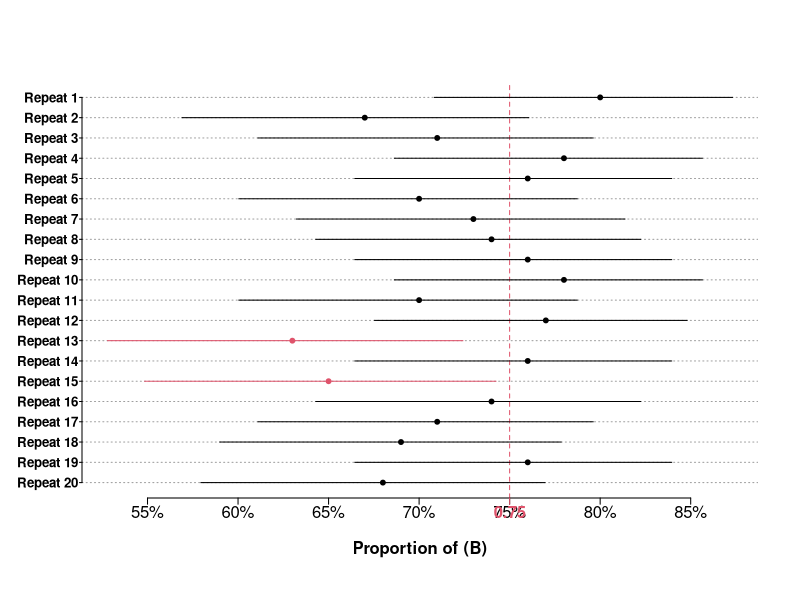

The R source for this figure:
CI.bi = function(n, p, n.sim, ylabel = FALSE){
  
  fun = function(){
    x = rbinom(1, n, p)
   pe = x/n
   CI = binom.test(x, n, p)[[4]]
   c(CI[1], CI[2], pe)
  }
  
    sim = t(replicate(n.sim, fun()))
capture = sim[ ,1] <= p & p <= sim[ ,2]
  
  par(mgp = c(2, .2, 0), tck = -.015)
  plot(sim[, 1:2], rep(1:n.sim, 2), ty = "n", ylab = NA, yaxt = "n", xaxt = "n", xlab = "Proportion of (B)", font.lab = 2, bty = "n")
  
  abline(h = 1:n.sim, col = 8, lty = 3)
  abline(v = p, lty = 2, col = 2)
  segments(sim[ ,1], 1:n.sim, sim[ ,2], 1:n.sim, lend = 1, col = ifelse(capture, 1, 2))
  axis(1, at = axTicks(1), labels = paste0(axTicks(1)*1e2, "%"))
  axis(1, at = p, col.axis = 2, col = 2, font = 2)
  if(ylabel) axis(2, at = 1:n.sim, labels = paste0("Repeat ", rev(1:n.sim)), font = 2, las = 1, cex.axis = .8, tck = -.006)
  points(sim[, 3], 1:n.sim, pch = 19, col = ifelse(capture, 1, 2), cex = ifelse(n.sim > 50, .6, .65))
  
  cat("Coverage =", mean(capture)*1e2, "%", "\nLong-run proportion =", mean(sim[, 3])*1e2, "%")
}
# Example of use:
CI.bi(n = 100, p = .75, n.sim = 20, ylabel = TRUE)
